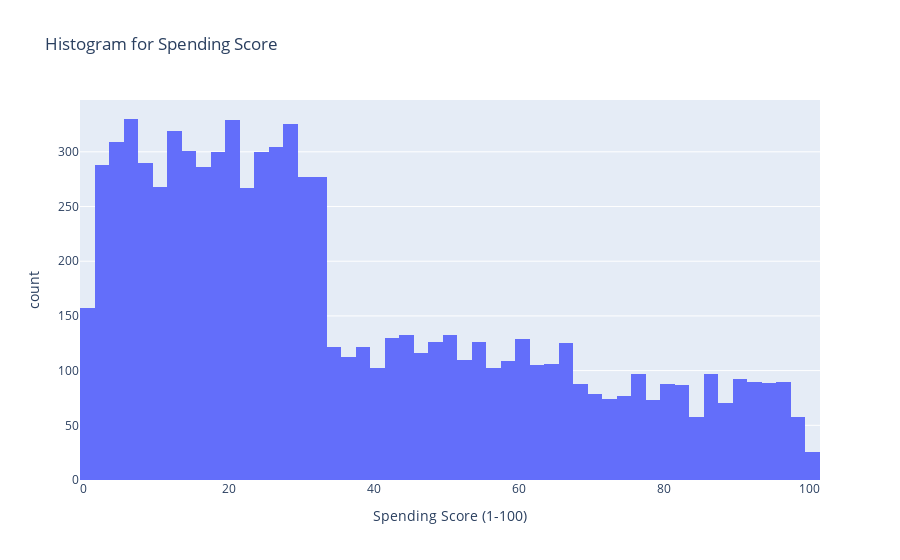

The cell this chart's notebook holds for it:
### Code cell
px.histogram(df,"Spending Score (1-100)",title="Histogram for Spending Score")

### Figure 1 — Plotly figure (JSON) as saved in the notebook; plotly's stock layout.template omitted (floating-point values rounded to 4 significant figures; data arrays with more than 128 entries replaced by an {"elided": "..."} marker saying what was removed)
{"data": [{"alignmentgroup": "True", "bingroup": "x", "hovertemplate": "Spending Score (1-100)=%{x}<br>count=%{y}<extra></extra>", "legendgroup": "", "marker": {"color": "#636efa"}, "name": "", "offsetgroup": "", "orientation": "v", "showlegend": false, "type": "histogram", "x": {"elided": "8268 int values"}, "xaxis": "x", "yaxis": "y"}], "layout": {"barmode": "relative", "legend": {"tracegroupgap": 0}, "title": {"text": "Histogram for Spending Score"}, "xaxis": {"anchor": "y", "domain": [0, 1], "title": {"text": "Spending Score (1-100)"}}, "yaxis": {"anchor": "x", "domain": [0, 1], "title": {"text": "count"}}}}
